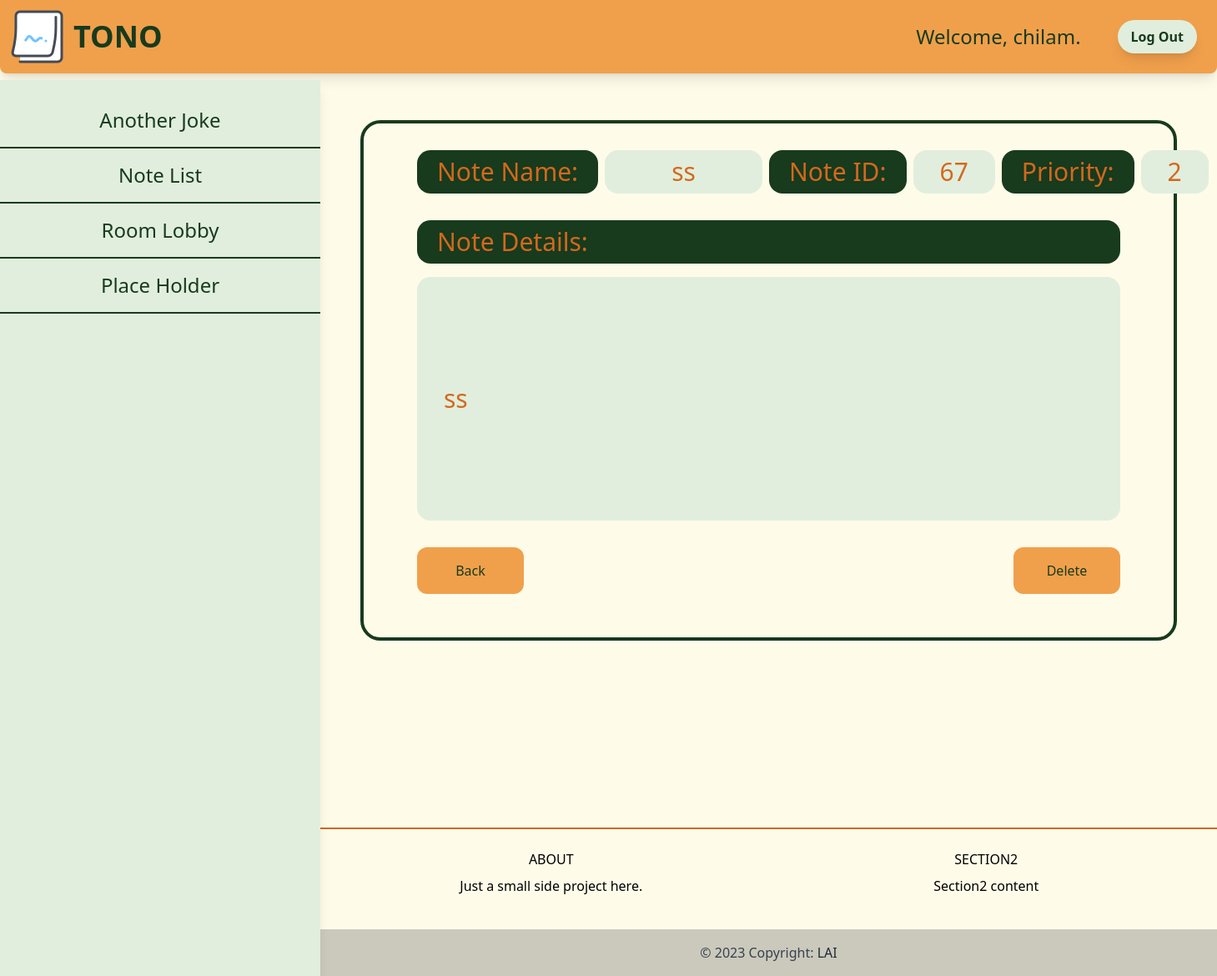
Screenshot of /67/ (signed in) with the database file from the repository.
### item/models.py (models this page shows, shortened)
class Note(models.Model):
    name = models.TextField(max_length=30)
    detail = models.TextField(max_length=80)
    inlist = models.ForeignKey(NoteList,related_name='notes',on_delete=models.CASCADE,blank=True)
    complete = models.BooleanField(default=False)
    priority = models.IntegerField()
    created_at = models.DateTimeField(auto_now=True)
    created_by = models.ForeignKey(User, related_name='notes', on_delete=models.CASCADE)
    class meta:
        ordering = ('priority')

### item/views.py (the view)
# urls.py: path('<int:pk>/', notedetail, name='notedetail'),
def notedetail(request, pk):
    note = get_object_or_404(Note, created_by = request.user, pk=pk)
    return render(request,'item/notedetail.html',{
        'note':note
    })

### item/templates/item/notedetail.html (shortened to what this page needs)
{% extends 'core/base.html' %}
{%load static%}
{%block content%}
<div class="px-12 pb-32 pt-12 h-full w-full">
    <div class="flex flex-col gap-8 bg-alu-main h-full w-full border-alu-btn px-16 py-8 border-4 rounded-3xl">
        <div class="grid grid-flow-col w-1/2 gap-2">
            <div class="flex gap-2 items-center text-center">
                <p class="text-alu-red text-3xl text-bold text-alu-neutral bg-alu-btn rounded-2xl whitespace-nowrap py-2 px-6">Note Name: </p>
                <p class="text-alu-red text-3xl text-bold text-alu-neutral bg-alu-netural rounded-2xl py-2 px-20 whitespace-nowrap w-full">{{note.name}}</p>
            </div>
            <div class="flex gap-2 items-center text-center">
                <p class="text-alu-red text-3xl text-bold text-alu-neutral bg-alu-btn rounded-2xl whitespace-nowrap py-2 px-6">Note ID: </p>
                <p class="text-alu-red text-3xl text-bold text-alu-neutral bg-alu-netural rounded-2xl py-2 px-8 w-full">{{note.id}}</p>
            </div>
            <div class="flex gap-2 items-center text-center">
                <p class="text-alu-red text-3xl text-bold text-alu-neutral bg-alu-btn rounded-2xl whitespace-nowrap py-2 px-6">Priority: </p>
                <p class="text-alu-red text-3xl text-bold text-alu-neutral bg-alu-netural rounded-2xl py-2 px-8 w-full">{{note.priority}}</p>
            </div>
        </div>
        <div class="flex flex-col gap-4">
            <p class="text-alu-red text-3xl text-start text-bold text-alu-neutral bg-alu-btn rounded-2xl py-2 px-6 whitespace-nowrap">Note Details: </p>
            <p class="text-alu-red text-3xl text-bold text-alu-neutral bg-alu-netural rounded-2xl py-32 px-8 ">{{note.detail}}</p>
        </div>
        <div class="flex justify-between items-baseline">
            <a href="/notes" class=" bg-alu-three rounded-xl text-alu-btn px-8 py-4 w-32 text-center">Back</a>
            <a href="{%url 'deletenote' note.id%}"class="bg-alu-three rounded-xl text-alu-btn px-8 py-4 w-32 text-center">Delete</a>
        </div>
</div>
</div>
{%endblock%}

### core/templates/core/base.html (shortened to what this page needs)
{% load static %}
<!DOCTYPE html>
<html>
    <head>
        <link rel="stylesheet" href="{% static 'mainout.css' %}">
    </head>
    <body class="bg-alu-main h-full min-h-full">
      <nav class="w-full flex flex-wrap justify-between fixed">
        <div class="container-fluid w-full flex flex-wrap justify-between px-3 py-3 bg-alu-three rounded-b-lg shadow-lg">
          <div class="inline-flex items-center">
                <img src="{% static '/images/logo.png' %}" alt="myLogo"></img>
                <a class="uppercase pl-3 text-4xl text-alu-btn font-extrabold" href="/">tono</a>
                </div>
                <div class="inline-flex justify-between whitespace-nowrap">
                  {%if request.user.is_authenticated %}
                    <p class="text-2xl h-8 leading-8 py-4 text-alu-btn px-8">Welcome, {{request.user.username}}.</p>
                    <button class="flex-1 text-center bg-alu-netural hover:bg-alu-btn text-alu-btn font-semibold py-2 px-4 m-3 rounded-full shadow-lg ease-in duration-200">
                      <a href="{% url 'logout'%}">Log Out</a></button>
                  {%endif%}
                </div>
              </div>
      </nav>
      <div class="flex flex-row">
        <div class="flex flex-col flex-wrap justify-items-center bg-alu-netural shadow-lg whitespace-nowrap w-96 h-full fixed mt-24 py-4">
          <button class="text-alu-btn text-2xl hover:bg-alu-three border-b-2 border-alu-btn py-4">Another Joke</button>
          <button class="text-alu-btn text-2xl hover:bg-alu-three border-b-2 border-alu-btn py-4">Note List</button>
          <button class="text-alu-btn text-2xl hover:bg-alu-three border-b-2 border-alu-btn py-4">Room Lobby</button>
          <button class="text-alu-btn text-2xl hover:bg-alu-three border-b-2 border-alu-btn py-4">Place Holder</button>
        </div>
        <div class="flex flex-col bg-alu-main w-full h-full">
      <div class="pl-96 mt-24 h-screen mb-24">
      {% block content %}{% endblock %}
      </div>
      <footer class="text-center bg-alu-main border-t-2 border-t-alu-red pl-96">
        <div class="container p-6 text-gray-80 ">
          <div class="grid grid-cols-2 gap-4">
            <div class="mb-6 md:mb-0">
              <h5 class="font-medium mb-2 uppercase">About</h5>
              <p class="mb-4">
                Just a small side project here.
              </p>
            </div>
            <div class="mb-6 md:mb-0">
              <h5 class="font-medium mb-2 uppercase">Section2</h5>
              <p class="mb-4">
                Section2 content
              </p>
            </div>
          </div>
        </div>
        <div class="text-center text-gray-700 p-4" style="background-color: rgba(0, 0, 0, 0.2);">
          © 2023 Copyright:
          <a class="text-gray-800" href="">LAI</a>
        </div>
      </footer>
    </div>
  </div>
    </body>
</html>

### rows the page displays
Note: name "ss", id "67", priority "2", detail "ss"

### other values shown
{{ request.user.username }} "chilam"
